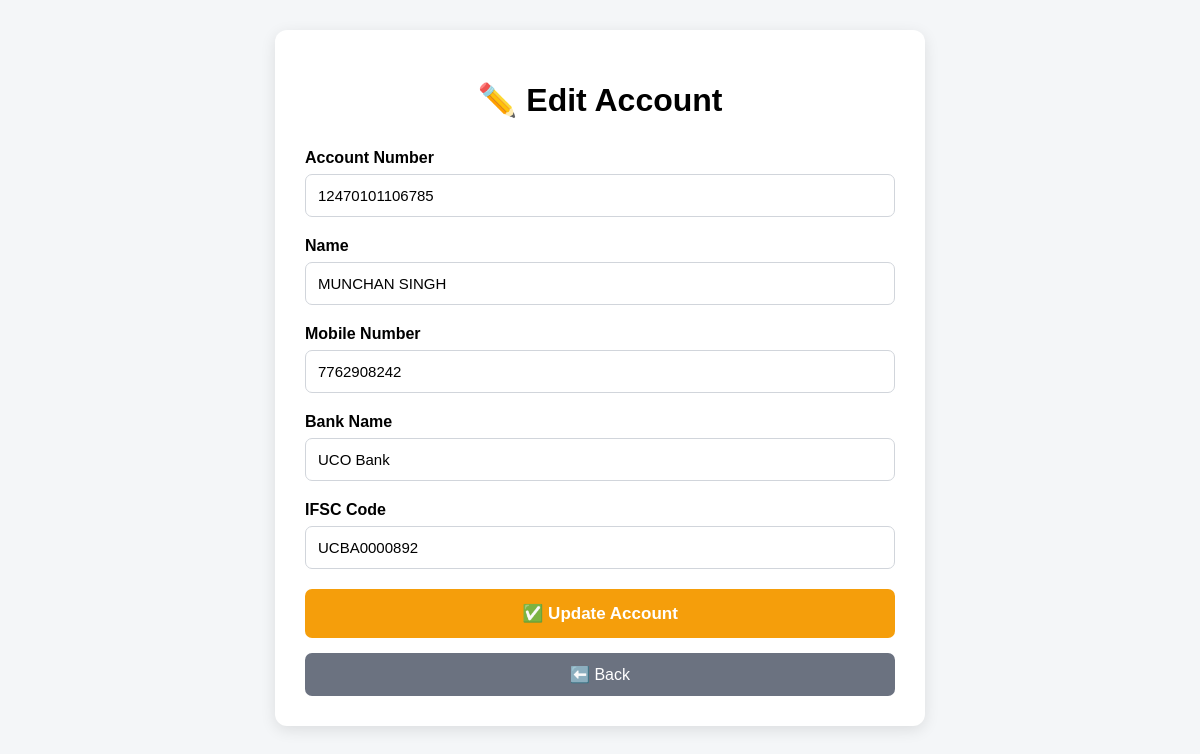
The page /edit-account/41 on the database its author committed.
### tables this page shows
CREATE TABLE customers (
            id INTEGER PRIMARY KEY AUTOINCREMENT,
            account_number TEXT UNIQUE NOT NULL,
            name TEXT NOT NULL,
            mobile TEXT,
            address TEXT,
            email TEXT,
            father_name TEXT,
            city TEXT,
            state TEXT,
            pincode TEXT,
            created_at TIMESTAMP DEFAULT CURRENT_TIMESTAMP
        , bank_name TEXT, ifsc_code TEXT, amount TEXT, transaction_datetime TEXT, utr_number TEXT, site TEXT);

### app.py (the view)
@app.route(
    "/edit-account/<int:id>"
)
def edit_account(id):
    customer = get_customer(id)
    if customer is None:
        return "Account not found."
    return render_template(
        "edit.html",
        customer=customer
    )

### app.py (called while the page is built)
def get_db():
    conn = sqlite3.connect(DATABASE)
    conn.row_factory = sqlite3.Row
    return conn

def get_customer(customer_id):
    conn = get_db()
    customer = conn.execute("""
        SELECT
            id,
            account_number,
            name,
            mobile,
            bank_name,
            ifsc_code,
            amount,
            transaction_datetime,
            utr_number,
            site,
            created_at

        FROM customers

        WHERE id = ?
    """, (customer_id,)).fetchone()
    conn.close()
    return customer

### templates/edit.html (shortened to what this page needs)
<!DOCTYPE html>
<html lang="en">
<head>
</head>
<body>
<div class="container">
    <div class="box">
        <h1>
            ✏️ Edit Account
        </h1>
        <form
            action="/update-account/{{ customer['id'] }}"
            method="POST"
        >
            <div class="form-group">
                <label>
                    Account Number
                </label>
                <input
                    type="text"
                    name="account_number"
                    value="{{ customer['account_number'] }}"
                    required
                >
            </div>
            <div class="form-group">
                <label>
                    Name
                </label>
                <input
                    type="text"
                    name="name"
                    value="{{ customer['name'] }}"
                    required
                >
            </div>
            <div class="form-group">
                <label>
                    Mobile Number
                </label>
                <input
                    type="text"
                    name="mobile"
                    value="{{ customer['mobile'] or '' }}"
                >
            </div>
            <div class="form-group">
                <label>
                    Bank Name
                </label>
                <input
                    type="text"
                    name="bank_name"
                    value="{{ customer['bank_name'] or '' }}"
                >
            </div>
            <div class="form-group">
                <label>
                    IFSC Code
                </label>
                <input
                    type="text"
                    name="ifsc_code"
                    value="{{ customer['ifsc_code'] or '' }}"
                >
            </div>
            <button
                type="submit"
                class="update-button"
            >
                ✅ Update Account
            </button>
        </form>
        <a
            href="/"
            class="back-button"
        >
            ⬅️ Back
        </a>
    </div>
</div>
</body>
</html>

### templates/edit.html (style rules this page uses)
* { box-sizing: border-box; }
body { margin: 0; padding: 30px; background: #f4f6f8; font-family: Arial, sans-serif; }
.container { max-width: 650px; margin: auto; }
.box { background: white; padding: 30px; border-radius: 12px; box-shadow: 0 4px 15px rgba(0,0,0,0.10); }
h1 { text-align: center; margin-bottom: 30px; }
.form-group { margin-bottom: 20px; }
label { display: block; font-weight: bold; margin-bottom: 7px; }
input { width: 100%; padding: 12px; border: 1px solid #d1d5db; border-radius: 7px; font-size: 15px; }
.update-button { width: 100%; padding: 14px; border: none; border-radius: 7px; background: #f59e0b; color: white; font-size: 17px; font-weight: bold; cursor: pointer; }
.back-button { display: block; margin-top: 15px; padding: 12px; text-align: center; background: #6b7280; color: white; text-decoration: none; border-radius: 7px; }

### rows shown on the page
customers: account_number "12470101106785", name "MUNCHAN SINGH", mobile "7762908242", bank_name "UCO Bank", ifsc_code "UCBA0000892"
